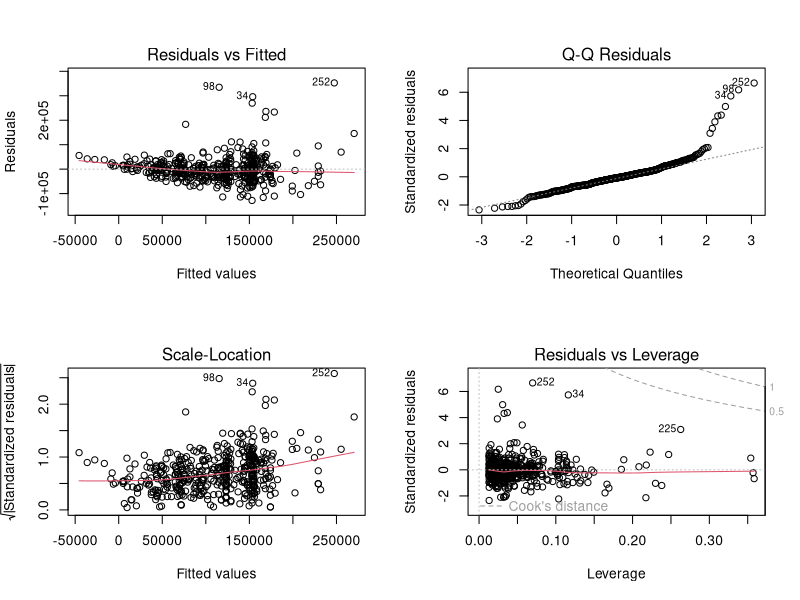

Source code (R): (Note: this script raises an error after producing the figure.)
## ---- chunk 1
knitr::opts_knit$set(root.dir = ".")
knitr::opts_chunk$set(echo = TRUE, warning = TRUE, message = FALSE)
## ---- chunk 2
library(tidyverse)
library(glmnet)
library(car)
library(lmtest)
library(MASS)
library(tseries)   # jarque.bera.test
library(sandwich)  # HC-robust standard errors
library(broom)     # tidy coefficient tables

data <- read.csv("dataset/ds_salaries_clean.csv")

set.seed(2026)     # fixed seed: every randomized step below is reproducible
## ---- chunk 3
used_cols <- c("log_salary", "salary_in_usd", "experience_level", "employment_type",
               "company_size", "job_category", "location_group", "remote_ratio",
               "is_local", "work_year",
               "exp_level_ord_scaled", "company_size_ord_scaled", "remote_ratio_scaled")
stopifnot(nrow(data) == 565, sum(is.na(data[, intersect(used_cols, names(data))])) == 0)

# Factor baselines chosen for interpretability: coefficients then read as
# contrasts against the common category (FT employment, Data Analyst,
# rest-of-world location).
data$experience_level <- factor(data$experience_level, levels = c("EN", "MI", "SE", "EX"))
data$company_size     <- factor(data$company_size,     levels = c("S", "M", "L"))
data$employment_type  <- relevel(factor(data$employment_type), ref = "FT")
data$job_category     <- relevel(factor(data$job_category),   ref = "Data_Analyst")
data$location_group   <- relevel(factor(data$location_group), ref = "Other")

data <- data %>% mutate(row_id = row_number())

# Plain random 80:20 split across the whole dataset (global model, seed 2026).
# Rare categories must stay represented in training, so the draw is re-tried
# until every test-category level also appears among the training rows.
check_vars <- c("employment_type", "job_category", "location_group",
                "experience_level", "company_size")

repeat {
  idx <- sample(nrow(data), floor(0.8 * nrow(data)))
  tr  <- data[idx, ]
  te  <- data[-idx, ]
  ok  <- all(vapply(check_vars,
                    function(v) all(unique(te[[v]]) %in% unique(tr[[v]])), logical(1)))
  if (ok) break
}
train <- tr
test  <- te

stopifnot(nrow(train) == 452, nrow(test) == 113,
          all(!test$row_id %in% train$row_id))

write.csv(train, "dataset/train_data.csv", row.names = FALSE)
write.csv(test, "dataset/test_data.csv", row.names = FALSE)
## ---- chunk 4
table(train$work_year);        table(test$work_year)
table(train$experience_level); table(test$experience_level)
table(train$job_category);     table(test$job_category)
table(train$employment_type);  table(test$employment_type)
## ---- chunk 5
ols_raw <- lm(salary_in_usd ~ experience_level + job_category + employment_type +
                company_size + location_group + remote_ratio + work_year,
              data = train)
summary(ols_raw)
## ---- chunk 6
diag_row <- function(label, mod) {
  sw <- shapiro.test(resid(mod))
  jb <- tseries::jarque.bera.test(resid(mod))
  bp <- lmtest::bptest(mod)
  tibble(response       = label,
         Shapiro_p      = signif(sw$p.value, 3),
         Jarque_Bera_p  = signif(jb$p.value, 3),
         BP_stat        = round(unname(bp$statistic), 1),
         BP_p           = signif(bp$p.value, 3),
         Max_Cooks_D    = round(max(cooks.distance(mod)), 3))
}
diag_raw <- diag_row("salary_in_usd", ols_raw)
diag_raw

par(mfrow = c(2, 2)); plot(ols_raw); par(mfrow = c(1, 1))
## ---- chunk 7
bc <- MASS::boxcox(ols_raw, plotit = TRUE)
lambda_hat <- bc$x[which.max(bc$y)]
## Profile-likelihood 95% confidence interval for lambda
cut_off  <- max(bc$y) - qchisq(0.95, 1) / 2
lambda_ci <- range(bc$x[bc$y >= cut_off])
cat("Box-Cox optimal lambda:", round(lambda_hat, 3), "\n")
cat("95% CI: [", round(lambda_ci[1], 3), ",", round(lambda_ci[2], 3), "]\n")
## ---- chunk 8
ols_full <- lm(log_salary ~ experience_level + job_category + employment_type +
                 company_size + location_group + remote_ratio + work_year,
               data = train)
summary(ols_full)
## ---- chunk 9
## The Box-Cox-optimal power scale receives the identical battery of tests,
## so the transformation choice is judged on evidence rather than habit.
z_train  <- train$salary_in_usd^lambda_hat
ols_power <- lm(z_train ~ experience_level + job_category + employment_type +
                  company_size + location_group + remote_ratio + work_year,
                data = train)
diag_power <- diag_row(paste0("salary^", round(lambda_hat, 2)), ols_power)
diag_log <- diag_row("ln(salary)", ols_full)
bind_rows(diag_raw, diag_power, diag_log)

par(mfrow = c(2, 2)); plot(ols_full); par(mfrow = c(1, 1))

## Generalized VIFs: a property of the predictor design matrix, hence
## identical under any response scale — one table covers both models.
vif_raw <- car::vif(ols_full)
if (is.matrix(vif_raw)) {
  vif_tab <- tibble(
    term     = rownames(vif_raw),
    GVIF     = vif_raw[, "GVIF"],
    Df       = vif_raw[, "Df"],
    gvif_adj = vif_raw[, "GVIF^(1/(2*Df))"]
  )
} else {
  vif_tab <- tibble(term = names(vif_raw), GVIF = as.numeric(vif_raw),
                    Df = 1, gvif_adj = sqrt(as.numeric(vif_raw)))
}
vif_tab
## ---- chunk 10
ols_step <- step(ols_full, direction = "both", trace = FALSE)
summary(ols_step)

cat("\nTerms dropped (full model -> stepwise model):",
    setdiff(attr(terms(ols_full), "term.labels"),
            attr(terms(ols_step), "term.labels")), "\n")

tibble(
  model   = c("Full OLS", "Stepwise-reduced OLS"),
  AIC     = c(AIC(ols_full), AIC(ols_step)),
  adj_R2  = c(summary(ols_full)$adj.r.squared, summary(ols_step)$adj.r.squared),
  n_terms = c(length(attr(terms(ols_full), "term.labels")),
              length(attr(terms(ols_step), "term.labels")))
)
## ---- chunk 11
robust_se <- lmtest::coeftest(ols_step, vcov = sandwich::vcovHC(ols_step, type = "HC1"))
cat("HC1-robust inference for the stepwise-selected ln(salary) model:\n")
print(robust_se)
## ---- chunk 12
coef_pct <- broom::tidy(ols_step) %>%
  mutate(pct_effect = 100 * (exp(estimate) - 1)) %>%
  dplyr::select(term, estimate, p.value, pct_effect)
print(coef_pct, n = 30)
## ---- chunk 13
base_terms <- setdiff(attr(terms(ols_step), "term.labels"), c("remote_ratio", "work_year"))
base_formula_str <- paste("log_salary ~", paste(base_terms, collapse = " + "))

fit_poly <- function(degree) {
  f <- as.formula(paste0(base_formula_str,
                          " + poly(remote_ratio, ", degree, ")",
                          " + poly(work_year, ", degree, ")"))
  lm(f, data = train)
}

poly_linear    <- fit_poly(1)   # straight-line benchmark
poly_quadratic <- fit_poly(2)   # quadratic alternative

tibble(
  degree = c(1, 2),
  AIC    = c(AIC(poly_linear), AIC(poly_quadratic)),
  adj_R2 = c(summary(poly_linear)$adj.r.squared, summary(poly_quadratic)$adj.r.squared)
)

anova_poly <- anova(poly_linear, poly_quadratic)
anova_poly

poly_model <- if (anova_poly$`Pr(>F)`[2] < 0.05) poly_quadratic else poly_linear

reset_result <- lmtest::resettest(poly_model)
cat("\nRESET test on selected model: F =", round(reset_result$statistic, 3),
    " p =", signif(reset_result$p.value, 4), "\n")
## ---- chunk 14
## Training-only z-scaling of every numeric input; the identical transform
## is applied to test.
tr_scale <- function(col) {
  m <- mean(train[[col]]); s <- sd(train[[col]])
  list(train = (train[[col]] - m) / s, test = (test[[col]] - m) / s)
}
for (col in c("exp_level_ord", "company_size_ord", "remote_ratio", "work_year")) {
  sc <- tr_scale(col)
  train[[paste0(col, "_ts")]] <- sc$train
  test[[paste0(col, "_ts")]]  <- sc$test
}

build_matrix <- function(df) {
  model.matrix(
    ~ exp_level_ord_ts + company_size_ord_ts + remote_ratio_ts +
      work_year_ts + job_category + employment_type + location_group,
    data = df
  )[, -1]   # glmnet supplies its own intercept
}

x_train <- build_matrix(train)
x_test  <- build_matrix(test)
y_train <- train$log_salary
y_test  <- test$log_salary
dim(x_train); dim(x_test)
## ---- chunk 15
set.seed(2026)
cv_ridge <- cv.glmnet(x_train, y_train, alpha = 0, nfolds = 10)
set.seed(2026)
cv_lasso <- cv.glmnet(x_train, y_train, alpha = 1, nfolds = 10)

cat("Ridge: lambda.min =", cv_ridge$lambda.min, " lambda.1se =", cv_ridge$lambda.1se, "\n")
cat("LASSO: lambda.min =", cv_lasso$lambda.min, " lambda.1se =", cv_lasso$lambda.1se, "\n")

plot(cv_ridge); title("Ridge cross-validation curve", line = 2.5)
plot(cv_lasso); title("LASSO cross-validation curve", line = 2.5)

## Robustness of the endpoint choice: a sweep over the full elastic-net
## mixing range finds the CV surface flat, so neither pure penalty is a
## lucky guess.
enet_sweep <- vapply(seq(0, 1, by = 0.1), function(a) {
  set.seed(2026)
  sqrt(min(cv.glmnet(x_train, y_train, alpha = a, nfolds = 10)$cvm))
}, numeric(1))
cat("CV RMSE across alpha = 0,0.1,...,1:",
    sprintf("%.4f-%.4f (range %.4f)", min(enet_sweep), max(enet_sweep),
            diff(range(enet_sweep))), "\n")

plot(seq(0, 1, by = 0.1), enet_sweep, type = "b", pch = 19,
     xlab = expression(alpha * "  (0 = pure Ridge, 1 = pure LASSO)"),
     ylab = "Cross-validated RMSE (log points)",
     main = "Elastic-net mixing sweep")

## Tuned elastic net: alpha picked by the same 10-fold CV, kept alongside its
## two pure-parent special cases for Task 6 to score.
alpha_best <- seq(0, 1, by = 0.1)[which.min(enet_sweep)]
set.seed(2026)
cv_elastic <- cv.glmnet(x_train, y_train, alpha = alpha_best, nfolds = 10)
cat("Selected elastic-net alpha:", alpha_best,
    "| predictor columns kept at lambda.min:",
    sum(as.numeric(coef(cv_elastic, s = "lambda.min"))[-1] != 0), "/", ncol(x_train), "\n")
## ---- chunk 16
lasso_coefs_min <- coef(cv_lasso, s = "lambda.min")
lasso_survivors <- setdiff(rownames(lasso_coefs_min)[which(lasso_coefs_min[, 1] != 0)],
                           "(Intercept)")
cat("LASSO retains", length(lasso_survivors), "of", nrow(lasso_coefs_min) - 1,
    "columns at lambda.min\n")

parent_terms <- c("exp_level_ord_ts", "company_size_ord_ts",
                  "remote_ratio_ts", "work_year_ts",
                  "job_category", "employment_type", "location_group")
map_to_parent <- function(dummy_names) {
  vapply(dummy_names, function(nm) {
    hit <- parent_terms[startsWith(nm, parent_terms)]
    if (length(hit) == 0) nm else hit[which.max(nchar(hit))]
  }, character(1), USE.NAMES = FALSE)
}
canonical <- c(exp_level_ord_ts         = "experience_level",
               company_size_ord_ts      = "company_size",
               remote_ratio_ts          = "remote_ratio",
               work_year_ts             = "work_year")
lasso_parents <- unique(map_to_parent(lasso_survivors))
lasso_parents <- unique(ifelse(lasso_parents %in% names(canonical),
                               canonical[lasso_parents], lasso_parents))
stepwise_terms <- attr(terms(ols_step), "term.labels")

cat("Selected by BOTH:", intersect(stepwise_terms, lasso_parents), "\n")
cat("Stepwise only:",     setdiff(stepwise_terms, lasso_parents), "\n")
cat("LASSO only:        ", setdiff(lasso_parents, stepwise_terms), "\n")
## ---- chunk 17
build_matrix_factor <- function(df) {
  model.matrix(
    ~ experience_level + company_size + remote_ratio_ts + work_year_ts +
      job_category + employment_type + location_group,
    data = df
  )[, -1]
}
x_train_f <- build_matrix_factor(train)

set.seed(2026)
cv_lasso_factor <- cv.glmnet(x_train_f, y_train, alpha = 1, nfolds = 10)

cat("LASSO CV RMSE (log scale, training folds):\n")
cat("  ordinal encoding:", round(sqrt(min(cv_lasso$cvm)), 4),
    "| factor-dummy encoding:", round(sqrt(min(cv_lasso_factor$cvm)), 4), "\n")
## ---- chunk 18
pred_tr <- list(
  `Full OLS - stepwise`         = predict(ols_step),
  `Full OLS`                    = predict(ols_full),
  `Polynomial regression`       = predict(poly_model),
  `Ridge regression`            = as.numeric(predict(cv_ridge, newx = x_train, s = "lambda.min")),
  `LASSO regression`            = as.numeric(predict(cv_lasso, newx = x_train, s = "lambda.min")),
  `Elastic net regression`      = as.numeric(predict(cv_elastic, newx = x_train, s = "lambda.min"))
)

fit_row <- function(model, fit, y, n_coef, aic_val) {
  n    <- length(y)
  rss  <- sum((y - fit)^2)
  r2   <- 1 - rss / sum((y - mean(y))^2)
  adj  <- 1 - (1 - r2) * (n - 1) / (n - n_coef - 1)
  tibble(model = model,
         R2     = signif(r2, 4),
         adj_R2 = signif(adj, 4),
         n_par  = n_coef,
         AIC    = aic_val)
}

p_full <- length(coef(ols_full))
p_step <- length(coef(ols_step))
p_poly <- length(coef(poly_model))

train_fit <- bind_rows(
  fit_row("Multiple linear regression - full",      pred_tr[["Full OLS"]],            y_train, p_full, round(AIC(ols_full), 1)),
  fit_row("Multiple linear regression - stepwise",  pred_tr[["Full OLS - stepwise"]],  y_train, p_step, round(AIC(ols_step), 1)),
  fit_row("Polynomial regression",                  pred_tr[["Polynomial regression"]], y_train, p_poly, round(AIC(poly_model), 1)),
  fit_row("Ridge regression",                       pred_tr[["Ridge regression"]],      y_train, ncol(x_train), NA),
  fit_row("LASSO regression",                       pred_tr[["LASSO regression"]],      y_train, ncol(x_train), NA),
  fit_row("Elastic net regression",                 pred_tr[["Elastic net regression"]], y_train, ncol(x_train), NA)
)
train_fit

cat("\nNote: the Box-Cox power-scale model (Section 4.2) is fitted on\n")
cat("a different response scale, so its in-sample R2 is not directly\n")
cat("comparable with the log-salary models above and is omitted here; the\n")
cat("held-out comparison across scales is deferred to Task 6.\n")
## ---- chunk 19
write.csv(train, "dataset/train_data.csv", row.names = FALSE)
write.csv(test, "dataset/test_data.csv", row.names = FALSE)
